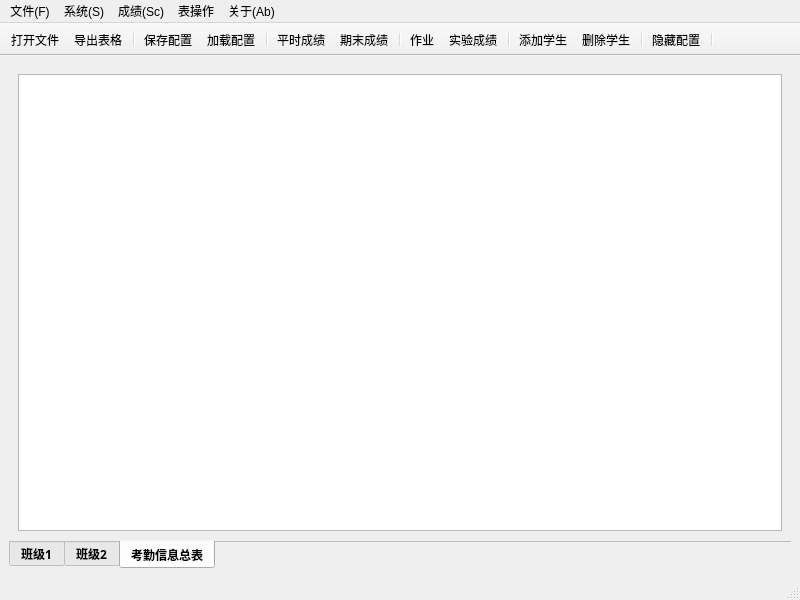
<?xml version="1.0" encoding="UTF-8"?>
<ui version="4.0">
 <class>MainWindow</class>
 <widget class="QMainWindow" name="MainWindow">
  <property name="geometry">
   <rect>
    <x>0</x>
    <y>0</y>
    <width>800</width>
    <height>600</height>
   </rect>
  </property>
  <property name="windowTitle">
   <string>MainWindow</string>
  </property>
  <property name="windowIcon">
   <iconset resource="icons.qrc">
    <normaloff>:/images2/trending_down_24dp.png</normaloff>:/images2/trending_down_24dp.png</iconset>
  </property>
  <widget class="QWidget" name="centralwidget">
   <property name="font">
    <font>
     <bold>false</bold>
     <strikeout>false</strikeout>
    </font>
   </property>
   <property name="cursor">
    <cursorShape>PointingHandCursor</cursorShape>
   </property>
   <layout class="QHBoxLayout" name="horizontalLayout">
    <item>
     <widget class="QTabWidget" name="tabWidget">
      <property name="font">
       <font>
        <family>仿宋</family>
        <bold>true</bold>
        <strikeout>false</strikeout>
       </font>
      </property>
      <property name="tabPosition">
       <enum>QTabWidget::South</enum>
      </property>
      <property name="tabShape">
       <enum>QTabWidget::Rounded</enum>
      </property>
      <property name="currentIndex">
       <number>2</number>
      </property>
      <property name="elideMode">
       <enum>Qt::ElideNone</enum>
      </property>
      <property name="documentMode">
       <bool>true</bool>
      </property>
      <property name="tabsClosable">
       <bool>false</bool>
      </property>
      <property name="movable">
       <bool>true</bool>
      </property>
      <widget class="QWidget" name="tab_class1">
       <attribute name="icon">
        <iconset resource="icons.qrc">
         <normaloff>:/images2/k0.png</normaloff>:/images2/k0.png</iconset>
       </attribute>
       <attribute name="title">
        <string>班级1</string>
       </attribute>
       <layout class="QVBoxLayout" name="verticalLayout">
        <item>
         <widget class="QTableView" name="tableView">
          <property name="font">
           <font>
            <family>Microsoft YaHei UI Light</family>
            <pointsize>10</pointsize>
            <bold>true</bold>
            <strikeout>false</strikeout>
           </font>
          </property>
          <property name="editTriggers">
           <set>QAbstractItemView::AnyKeyPressed|QAbstractItemView::DoubleClicked|QAbstractItemView::EditKeyPressed</set>
          </property>
         </widget>
        </item>
       </layout>
      </widget>
      <widget class="QWidget" name="tab_class2">
       <attribute name="icon">
        <iconset resource="icons.qrc">
         <normaloff>:/images2/k1.png</normaloff>:/images2/k1.png</iconset>
       </attribute>
       <attribute name="title">
        <string>班级2</string>
       </attribute>
       <layout class="QHBoxLayout" name="horizontalLayout_2">
        <item>
         <widget class="QTableView" name="tableView_2">
          <property name="font">
           <font>
            <family>Microsoft YaHei UI Light</family>
            <pointsize>10</pointsize>
            <bold>true</bold>
            <strikeout>false</strikeout>
           </font>
          </property>
          <property name="editTriggers">
           <set>QAbstractItemView::AnyKeyPressed|QAbstractItemView::DoubleClicked|QAbstractItemView::EditKeyPressed</set>
          </property>
         </widget>
        </item>
       </layout>
      </widget>
      <widget class="QWidget" name="tab_attdance">
       <attribute name="icon">
        <iconset resource="icons.qrc">
         <normaloff>:/images2/date_range_24dp.png</normaloff>:/images2/date_range_24dp.png</iconset>
       </attribute>
       <attribute name="title">
        <string>考勤信息总表</string>
       </attribute>
       <layout class="QHBoxLayout" name="horizontalLayout_3">
        <item>
         <widget class="QTableView" name="tableView_3">
          <property name="font">
           <font>
            <family>Microsoft JhengHei</family>
            <pointsize>10</pointsize>
            <bold>false</bold>
            <strikeout>false</strikeout>
           </font>
          </property>
          <property name="editTriggers">
           <set>QAbstractItemView::AnyKeyPressed|QAbstractItemView::DoubleClicked|QAbstractItemView::EditKeyPressed</set>
          </property>
         </widget>
        </item>
       </layout>
      </widget>
     </widget>
    </item>
   </layout>
  </widget>
  <widget class="QMenuBar" name="menubar">
   <property name="geometry">
    <rect>
     <x>0</x>
     <y>0</y>
     <width>800</width>
     <height>21</height>
    </rect>
   </property>
   <widget class="QMenu" name="menu">
    <property name="title">
     <string>文件(F)</string>
    </property>
    <addaction name="separator"/>
    <addaction name="separator"/>
    <addaction name="ac_openFiles"/>
    <addaction name="ac_exportExcel"/>
    <addaction name="separator"/>
    <addaction name="separator"/>
    <addaction name="ac_export_template"/>
   </widget>
   <widget class="QMenu" name="menu_3">
    <property name="title">
     <string>系统(S)</string>
    </property>
    <addaction name="ac_saveSettings"/>
    <addaction name="ac_loadSettings"/>
    <addaction name="separator"/>
    <addaction name="ac_hidden_configFile"/>
    <addaction name="ac_setConfigPath"/>
   </widget>
   <widget class="QMenu" name="menu_2">
    <property name="title">
     <string>成绩(Sc)</string>
    </property>
    <addaction name="ac_homework"/>
    <addaction name="ac_experimentScore"/>
    <addaction name="ac_Attendance"/>
   </widget>
   <widget class="QMenu" name="menu_4">
    <property name="title">
     <string>关于(Ab)</string>
    </property>
    <addaction name="ac_v_Info"/>
    <addaction name="separator"/>
    <addaction name="ac_template"/>
   </widget>
   <widget class="QMenu" name="menu_5">
    <property name="title">
     <string>表操作</string>
    </property>
    <addaction name="ac_choose_school_year"/>
    <addaction name="separator"/>
    <addaction name="ac_addStu"/>
    <addaction name="ac_deleteStu"/>
    <addaction name="separator"/>
    <addaction name="ac_sortByID"/>
    <addaction name="ac_sortByToalScore"/>
   </widget>
   <addaction name="menu"/>
   <addaction name="menu_3"/>
   <addaction name="menu_2"/>
   <addaction name="menu_5"/>
   <addaction name="menu_4"/>
  </widget>
  <widget class="QStatusBar" name="statusbar"/>
  <widget class="QToolBar" name="toolBar">
   <property name="font">
    <font>
     <bold>false</bold>
     <underline>false</underline>
    </font>
   </property>
   <property name="windowTitle">
    <string>toolBar</string>
   </property>
   <property name="movable">
    <bool>false</bool>
   </property>
   <attribute name="toolBarArea">
    <enum>TopToolBarArea</enum>
   </attribute>
   <attribute name="toolBarBreak">
    <bool>false</bool>
   </attribute>
   <addaction name="ac_openFiles"/>
   <addaction name="ac_exportExcel"/>
   <addaction name="separator"/>
   <addaction name="ac_saveSettings"/>
   <addaction name="ac_loadSettings"/>
   <addaction name="separator"/>
   <addaction name="ac_toallSocre"/>
   <addaction name="ac_final_overall"/>
   <addaction name="separator"/>
   <addaction name="ac_homework"/>
   <addaction name="ac_experimentScore"/>
   <addaction name="separator"/>
   <addaction name="ac_addStu"/>
   <addaction name="ac_deleteStu"/>
   <addaction name="separator"/>
   <addaction name="ac_hidden_configFile"/>
   <addaction name="separator"/>
  </widget>
  <action name="ac_openFiles">
   <property name="icon">
    <iconset resource="icons.qrc">
     <normaloff>:/images2/file_open_24dp.png</normaloff>:/images2/file_open_24dp.png</iconset>
   </property>
   <property name="text">
    <string>打开文件</string>
   </property>
   <property name="toolTip">
    <string>打开文件(ctrl+o)</string>
   </property>
   <property name="shortcut">
    <string>Ctrl+O</string>
   </property>
  </action>
  <action name="ac_saveFiles">
   <property name="icon">
    <iconset resource="icons.qrc">
     <normaloff>:/images/104.bmp</normaloff>:/images/104.bmp</iconset>
   </property>
   <property name="text">
    <string>保存文件</string>
   </property>
   <property name="toolTip">
    <string>保存文件</string>
   </property>
   <property name="shortcut">
    <string>Ctrl+S</string>
   </property>
  </action>
  <action name="ac_creatFiles">
   <property name="icon">
    <iconset resource="icons.qrc">
     <normaloff>:/images/514.bmp</normaloff>:/images/514.bmp</iconset>
   </property>
   <property name="text">
    <string>新建文件</string>
   </property>
   <property name="toolTip">
    <string>新建文件</string>
   </property>
   <property name="shortcut">
    <string>Ctrl+W</string>
   </property>
  </action>
  <action name="ac_addStu">
   <property name="icon">
    <iconset resource="icons.qrc">
     <normaloff>:/images2/person_add_24dp.png</normaloff>:/images2/person_add_24dp.png</iconset>
   </property>
   <property name="text">
    <string>添加学生</string>
   </property>
   <property name="toolTip">
    <string>添加学生</string>
   </property>
   <property name="shortcut">
    <string>Shift+A</string>
   </property>
  </action>
  <action name="ac_choose_school_year">
   <property name="icon">
    <iconset resource="icons.qrc">
     <normaloff>:/images2/date_range_24dp.png</normaloff>:/images2/date_range_24dp.png</iconset>
   </property>
   <property name="text">
    <string>选择学年</string>
   </property>
   <property name="toolTip">
    <string>选择学年</string>
   </property>
  </action>
  <action name="ac_deleteStu">
   <property name="icon">
    <iconset resource="icons.qrc">
     <normaloff>:/images2/delete_24dp.png</normaloff>:/images2/delete_24dp.png</iconset>
   </property>
   <property name="text">
    <string>删除学生</string>
   </property>
   <property name="toolTip">
    <string>删除学生</string>
   </property>
   <property name="shortcut">
    <string>Shift+D</string>
   </property>
  </action>
  <action name="ac_deleteLesson">
   <property name="icon">
    <iconset resource="icons.qrc">
     <normaloff>:/images/324.bmp</normaloff>:/images/324.bmp</iconset>
   </property>
   <property name="text">
    <string>删除课程</string>
   </property>
   <property name="toolTip">
    <string>删除课程</string>
   </property>
  </action>
  <action name="ac_Attendance">
   <property name="icon">
    <iconset resource="icons.qrc">
     <normaloff>:/images/508.bmp</normaloff>:/images/508.bmp</iconset>
   </property>
   <property name="text">
    <string>查看考勤信息</string>
   </property>
   <property name="toolTip">
    <string>查看考勤信息</string>
   </property>
  </action>
  <action name="ac_creatSheet">
   <property name="icon">
    <iconset resource="icons.qrc">
     <normaloff>:/images2/description_24dp.png</normaloff>:/images2/description_24dp.png</iconset>
   </property>
   <property name="text">
    <string>创建表</string>
   </property>
   <property name="toolTip">
    <string>创建表</string>
   </property>
  </action>
  <action name="ac_checkLesson">
   <property name="icon">
    <iconset resource="icons.qrc">
     <normaloff>:/images/app.ico</normaloff>:/images/app.ico</iconset>
   </property>
   <property name="text">
    <string>查看课程</string>
   </property>
   <property name="toolTip">
    <string>查看课程</string>
   </property>
  </action>
  <action name="ac_exportExcel">
   <property name="icon">
    <iconset resource="icons.qrc">
     <normaloff>:/images2/logout_24dp.png</normaloff>:/images2/logout_24dp.png</iconset>
   </property>
   <property name="text">
    <string>导出表格</string>
   </property>
   <property name="toolTip">
    <string>导出表格</string>
   </property>
  </action>
  <action name="ac_saveSettings">
   <property name="icon">
    <iconset resource="icons.qrc">
     <normaloff>:/images2/save_alt_24dp.png</normaloff>:/images2/save_alt_24dp.png</iconset>
   </property>
   <property name="text">
    <string>保存配置</string>
   </property>
   <property name="toolTip">
    <string>保存配置</string>
   </property>
  </action>
  <action name="ac_loadSettings">
   <property name="icon">
    <iconset resource="icons.qrc">
     <normaloff>:/images2/save_24dp.png</normaloff>:/images2/save_24dp.png</iconset>
   </property>
   <property name="text">
    <string>加载配置</string>
   </property>
   <property name="toolTip">
    <string>加载配置</string>
   </property>
  </action>
  <action name="ac_experimentScore">
   <property name="checkable">
    <bool>true</bool>
   </property>
   <property name="icon">
    <iconset resource="icons.qrc">
     <normaloff>:/images/516.bmp</normaloff>:/images/516.bmp</iconset>
   </property>
   <property name="text">
    <string>实验成绩</string>
   </property>
   <property name="toolTip">
    <string>实验成绩</string>
   </property>
  </action>
  <action name="ac_homework">
   <property name="checkable">
    <bool>true</bool>
   </property>
   <property name="icon">
    <iconset resource="icons.qrc">
     <normaloff>:/images/514.bmp</normaloff>:/images/514.bmp</iconset>
   </property>
   <property name="text">
    <string>作业</string>
   </property>
   <property name="toolTip">
    <string>作业成绩</string>
   </property>
  </action>
  <action name="ac_toallSocre">
   <property name="checkable">
    <bool>true</bool>
   </property>
   <property name="icon">
    <iconset resource="icons.qrc">
     <normaloff>:/images2/receipt_long_24dp.png</normaloff>:/images2/receipt_long_24dp.png</iconset>
   </property>
   <property name="text">
    <string>平时成绩</string>
   </property>
   <property name="toolTip">
    <string>平时成绩汇总表</string>
   </property>
   <property name="menuRole">
    <enum>QAction::NoRole</enum>
   </property>
  </action>
  <action name="ac_final_overall">
   <property name="checkable">
    <bool>true</bool>
   </property>
   <property name="icon">
    <iconset theme="battery" resource="icons.qrc">
     <normaloff>:/images2/bar_chart_4_bars_24dp_FILL0_wght400_GRAD0_opsz24.png</normaloff>:/images2/bar_chart_4_bars_24dp_FILL0_wght400_GRAD0_opsz24.png</iconset>
   </property>
   <property name="text">
    <string>期末成绩</string>
   </property>
   <property name="toolTip">
    <string>期末总评成绩</string>
   </property>
   <property name="menuRole">
    <enum>QAction::NoRole</enum>
   </property>
  </action>
  <action name="ac_v_Info">
   <property name="icon">
    <iconset resource="icons.qrc">
     <normaloff>:/images2/info_24dp.png</normaloff>:/images2/info_24dp.png</iconset>
   </property>
   <property name="text">
    <string>版本信息</string>
   </property>
   <property name="toolTip">
    <string>版本信息</string>
   </property>
   <property name="menuRole">
    <enum>QAction::NoRole</enum>
   </property>
  </action>
  <action name="ac_template">
   <property name="icon">
    <iconset resource="icons.qrc">
     <normaloff>:/images2/build_24dp.png</normaloff>:/images2/build_24dp.png</iconset>
   </property>
   <property name="text">
    <string>模板规范</string>
   </property>
   <property name="toolTip">
    <string>模板规范</string>
   </property>
   <property name="menuRole">
    <enum>QAction::NoRole</enum>
   </property>
  </action>
  <action name="ac_hidden_configFile">
   <property name="checkable">
    <bool>true</bool>
   </property>
   <property name="icon">
    <iconset resource="icons.qrc">
     <normaloff>:/images2/visibility_off_24dp.png</normaloff>:/images2/visibility_off_24dp.png</iconset>
   </property>
   <property name="text">
    <string>隐藏配置</string>
   </property>
   <property name="toolTip">
    <string>隐藏配置</string>
   </property>
   <property name="menuRole">
    <enum>QAction::NoRole</enum>
   </property>
  </action>
  <action name="ac_setConfigPath">
   <property name="icon">
    <iconset resource="icons.qrc">
     <normaloff>:/images2/settings_24dp.png</normaloff>:/images2/settings_24dp.png</iconset>
   </property>
   <property name="text">
    <string>设置配置文件路径</string>
   </property>
   <property name="toolTip">
    <string>设置配置文件保存路径</string>
   </property>
   <property name="menuRole">
    <enum>QAction::NoRole</enum>
   </property>
  </action>
  <action name="ac_export_template">
   <property name="icon">
    <iconset resource="icons.qrc">
     <normaloff>:/images2/credit_score_24dp.png</normaloff>:/images2/credit_score_24dp.png</iconset>
   </property>
   <property name="text">
    <string>获取模板</string>
   </property>
   <property name="toolTip">
    <string>获取模板</string>
   </property>
   <property name="menuRole">
    <enum>QAction::NoRole</enum>
   </property>
  </action>
  <action name="ac_sortByID">
   <property name="icon">
    <iconset resource="icons.qrc">
     <normaloff>:/images2/sort_by_alpha_24dp_FILL0_wght400_GRAD0_opsz24.png</normaloff>:/images2/sort_by_alpha_24dp_FILL0_wght400_GRAD0_opsz24.png</iconset>
   </property>
   <property name="text">
    <string>按学号排序</string>
   </property>
   <property name="toolTip">
    <string>按学号排序</string>
   </property>
   <property name="menuRole">
    <enum>QAction::NoRole</enum>
   </property>
  </action>
  <action name="ac_sortByToalScore">
   <property name="icon">
    <iconset resource="icons.qrc">
     <normaloff>:/images2/swap_vert_24dp_FILL0_wght400_GRAD0_opsz24.png</normaloff>:/images2/swap_vert_24dp_FILL0_wght400_GRAD0_opsz24.png</iconset>
   </property>
   <property name="text">
    <string>按总成绩排序</string>
   </property>
   <property name="toolTip">
    <string>按总成绩排序</string>
   </property>
   <property name="menuRole">
    <enum>QAction::NoRole</enum>
   </property>
  </action>
 </widget>
 <resources>
  <include location="icons.qrc"/>
 </resources>
 <connections/>
</ui>
